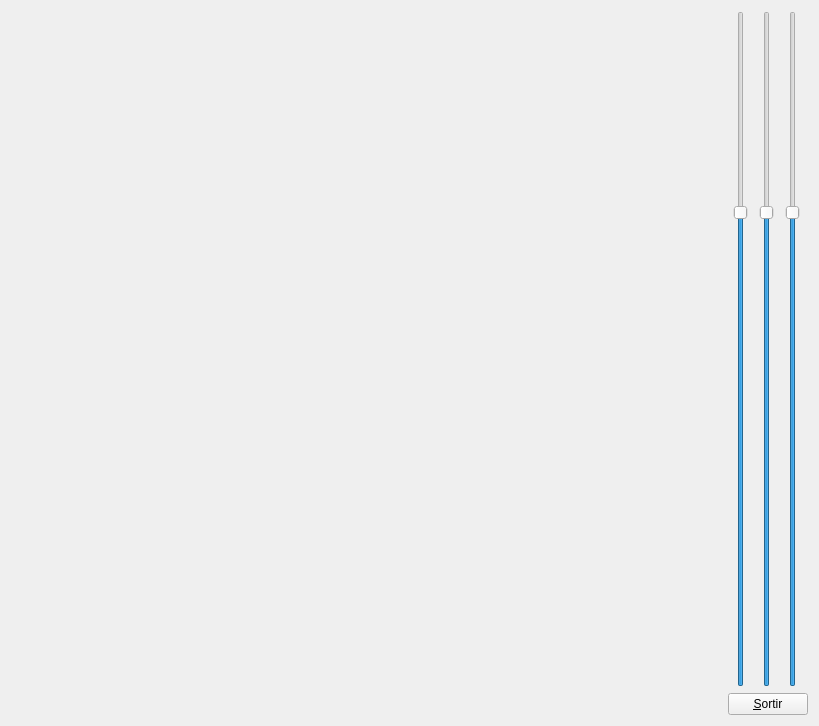
<?xml version="1.0" encoding="UTF-8"?>
<ui version="4.0">
 <class>MyForm</class>
 <widget class="QWidget" name="MyForm">
  <property name="geometry">
   <rect>
    <x>0</x>
    <y>0</y>
    <width>819</width>
    <height>726</height>
   </rect>
  </property>
  <property name="windowTitle">
   <string>IDI-Lab</string>
  </property>
  <layout class="QHBoxLayout" name="horizontalLayout_3">
   <item>
    <layout class="QHBoxLayout" name="horizontalLayout_2">
     <item>
      <widget class="MyGLWidget" name="widget" native="true">
       <property name="sizePolicy">
        <sizepolicy hsizetype="Expanding" vsizetype="Expanding">
         <horstretch>0</horstretch>
         <verstretch>0</verstretch>
        </sizepolicy>
       </property>
      </widget>
     </item>
     <item>
      <layout class="QVBoxLayout" name="verticalLayout">
       <item>
        <layout class="QHBoxLayout" name="horizontalLayout">
         <item>
          <widget class="QSlider" name="verticalSlider">
           <property name="autoFillBackground">
            <bool>false</bool>
           </property>
           <property name="styleSheet">
            <string notr="true">QSlider {color: red}

QSlider::add-page:vertical {
    background: red;
}
</string>
           </property>
           <property name="value">
            <number>70</number>
           </property>
           <property name="orientation">
            <enum>Qt::Vertical</enum>
           </property>
          </widget>
         </item>
         <item>
          <widget class="QSlider" name="verticalSlider_2">
           <property name="styleSheet">
            <string notr="true">QSlider {color: green}

QSlider::add-page:vertical {
    background: green;
}
</string>
           </property>
           <property name="value">
            <number>70</number>
           </property>
           <property name="orientation">
            <enum>Qt::Vertical</enum>
           </property>
          </widget>
         </item>
         <item>
          <widget class="QSlider" name="verticalSlider_3">
           <property name="styleSheet">
            <string notr="true">QSlider {color: blue}

QSlider::add-page:vertical {
    background: blue;
}
</string>
           </property>
           <property name="value">
            <number>70</number>
           </property>
           <property name="orientation">
            <enum>Qt::Vertical</enum>
           </property>
          </widget>
         </item>
        </layout>
       </item>
       <item>
        <widget class="QPushButton" name="pushButton">
         <property name="sizePolicy">
          <sizepolicy hsizetype="Fixed" vsizetype="Fixed">
           <horstretch>0</horstretch>
           <verstretch>0</verstretch>
          </sizepolicy>
         </property>
         <property name="text">
          <string>&amp;Sortir</string>
         </property>
        </widget>
       </item>
      </layout>
     </item>
    </layout>
   </item>
  </layout>
 </widget>
 <customwidgets>
  <customwidget>
   <class>MyGLWidget</class>
   <extends>QWidget</extends>
   <header>MyGLWidget.h</header>
   <container>1</container>
   <slots>
    <slot>cambiarColorLlumR(int)</slot>
    <slot>cambiarColorLlumG(int)</slot>
    <slot>cambiarColorLlumB(int)</slot>
   </slots>
  </customwidget>
 </customwidgets>
 <resources/>
 <connections>
  <connection>
   <sender>pushButton</sender>
   <signal>clicked()</signal>
   <receiver>MyForm</receiver>
   <slot>close()</slot>
   <hints>
    <hint type="sourcelabel">
     <x>810</x>
     <y>717</y>
    </hint>
    <hint type="destinationlabel">
     <x>839</x>
     <y>529</y>
    </hint>
   </hints>
  </connection>
  <connection>
   <sender>verticalSlider</sender>
   <signal>valueChanged(int)</signal>
   <receiver>widget</receiver>
   <slot>cambiarColorLlumR(int)</slot>
   <hints>
    <hint type="sourcelabel">
     <x>740</x>
     <y>54</y>
    </hint>
    <hint type="destinationlabel">
     <x>701</x>
     <y>24</y>
    </hint>
   </hints>
  </connection>
  <connection>
   <sender>verticalSlider_2</sender>
   <signal>valueChanged(int)</signal>
   <receiver>widget</receiver>
   <slot>cambiarColorLlumG(int)</slot>
   <hints>
    <hint type="sourcelabel">
     <x>759</x>
     <y>58</y>
    </hint>
    <hint type="destinationlabel">
     <x>691</x>
     <y>57</y>
    </hint>
   </hints>
  </connection>
  <connection>
   <sender>verticalSlider_3</sender>
   <signal>valueChanged(int)</signal>
   <receiver>widget</receiver>
   <slot>cambiarColorLlumB(int)</slot>
   <hints>
    <hint type="sourcelabel">
     <x>791</x>
     <y>96</y>
    </hint>
    <hint type="destinationlabel">
     <x>636</x>
     <y>88</y>
    </hint>
   </hints>
  </connection>
 </connections>
</ui>
